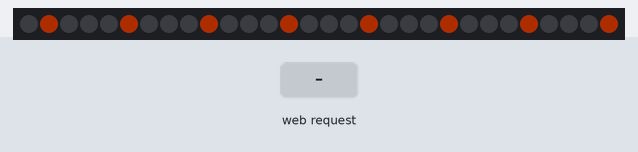
This sketch was run on a simulated ESP8266 (NodeMCU). On the bench: 30 RGB LEDs in strip order, left to right. The inputs (shaded band) are chosen by the test bench. Dim RGB values are drawn brighter than linear; what the sketch prints to the serial monitor is not drawn.

Above: at 1.25 s.
1.3 s: HTTP request GET /colour received
At 2.0 s:
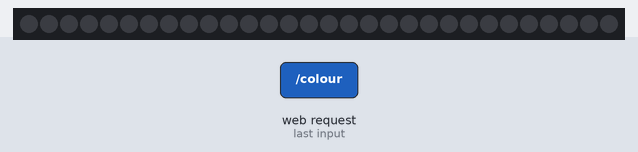
2.8 s: HTTP request GET /colour?colour=120 received
At 2.85 s:
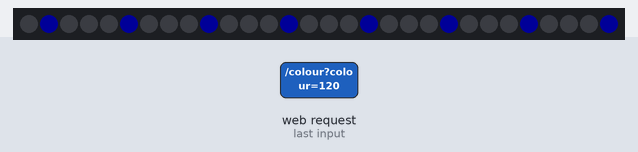
4.6 s: HTTP request GET /colour?colour=1 received
At 5.7 s:
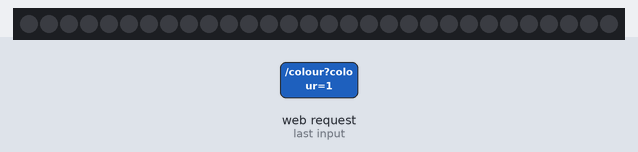
Timing chart, 0 to 7.6 s (numbered marks = the images above; inputs shaded):
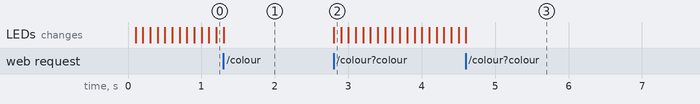

Measured:
- after the input at 1.3 s, the LEDs: change at once (image 1)
- after the input at 2.8 s, the LEDs: change at once (image 2)
- after the input at 4.6 s, the LEDs: change at once (image 3)

The sketch:

maltsu.ino
```cpp
#include <ESP8266WiFi.h>
#include <ESP8266WebServer.h>
#include <FastLED.h>

#include "html.h"

#define NUM_LEDS 30
#define LED_PIN D6

#define SSID "Maltsu"

CRGB leds[NUM_LEDS];
int colour;
int spacing;
int animationType;

enum AnimationType {
    STATIC,
    SPIN,
};

ESP8266WebServer server(80);

void animateStatic(){
    for(int i=0; i<NUM_LEDS; i++){
        leds[i] = colour;
    }

    FastLED.show();
}

void animateSpin(){
    static unsigned long transitionTime = 0;
    static unsigned int state = 0;
    unsigned long currentTime = millis();

    if(currentTime >= transitionTime){
        ++state %= spacing;
        transitionTime = currentTime + 100;
    }

    for(int i=0; i<NUM_LEDS; i++){
        if(i % spacing == state) leds[i] = colour;
        else leds[i] = 0;
    }

    FastLED.show();
}

void animate(){
    switch(animationType){
        default:
        case STATIC:
            animateStatic();
            break;
        case SPIN:
            animateSpin();
            break;
    }
}

void setAnimation(AnimationType newAnimation){
    animationType = newAnimation;
}

void setColour(int newColour){
    colour = newColour;
}

void setSpacing(int newSpacing){
    spacing = newSpacing;
}

void handleRoot(){
    server.send(200, "text/html", html_index);
}

void handleColour(){
    String colourString = server.arg("colour");
    int colour = colourString.toInt();
    setColour(colour);

    server.sendHeader("Location", "/", true);
    server.send(302, "text/plain", "");
}

void setup(){
    Serial.begin(115200);
    FastLED.addLeds<NEOPIXEL, LED_PIN>(leds, NUM_LEDS);
    FastLED.setBrightness(50);
    setColour(0xff4400);
    setSpacing(4);
    setAnimation(SPIN);

    Serial.println("Configuring access point...");

    WiFi.softAP(SSID);

    IPAddress IP(192, 168, 1, 1);
    IPAddress Mask(255, 255, 255, 0);
    WiFi.softAPConfig(IP, IP, Mask);

    server.on("/", handleRoot);
    server.on("/colour", handleColour);
    server.begin();
    Serial.println("HTTP server started");
}

void loop(){
    server.handleClient();
    animate();
}
```

html.h
```cpp
#include <Arduino.h>

const char html_index[] PROGMEM = R"=(
<!DOCTYPE html>
<html>

<body>
    <h1>Colour picker</h1>
    <form action="/colour" onsubmit="javascript:convertColour()">
        <input type="color" value="#c900ab" id="colourpicker">
        <input type="number" value="0" id="colour" name="colour" hidden>
        <input type="submit" value="Set colour">
    </form>
    <script>
        function convertColour(){
            let val = document.getElementById("colourpicker").value;
            document.getElementById("colour").value = parseInt(val.slice(1), 16);
        }
    </script>
</body>

</html>
)=";
```
